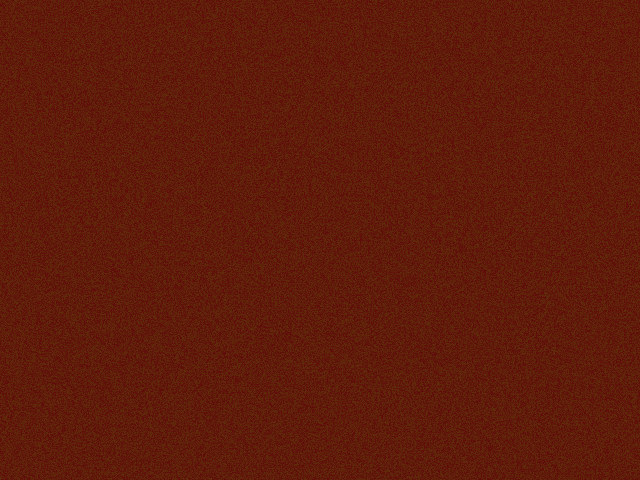
Frame 1 (no input)
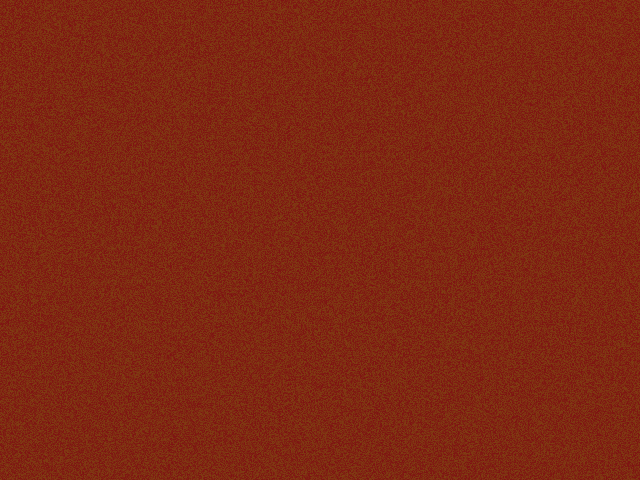
Frame 60 (the mouse pressed at the canvas centre just before this capture)
Frame 120 (the mouse held since frame 60 and released just before this capture): identical to frame 60, image omitted

The Processing sketch that drew these frames (run headless with seeded random() and noise(); from frame 60 on, the mouse is pressed at the canvas centre):

// Processing sketch: m02_ex03_camaieu
// ── m02_ex03_camaieu.pde
void setup() {
  size(640,480);
  colorMode(HSB,360,100,100);
  camaieu();
}

void draw() {
}

void mousePressed() {
  camaieu();
}

void camaieu() {
  int x = 0;
  int y = 0;
  int hue_ref = 0 ;
  int max = 25;
  float saturation = random(70,100);
  float brightness = random(30,60);
  while(x < width) {
    y = 0;
    while(y < height) {
      float offset = random(-max, max);
      float hue = hue_ref - offset;
      if(hue < 0) hue = g.colorModeX - hue;
      if(hue > g.colorModeX ) hue = hue - g.colorModeX;
      int colour = color(hue,saturation,brightness);
      set(x,y,colour);
      y++;
    }
    x++;
  }
}
